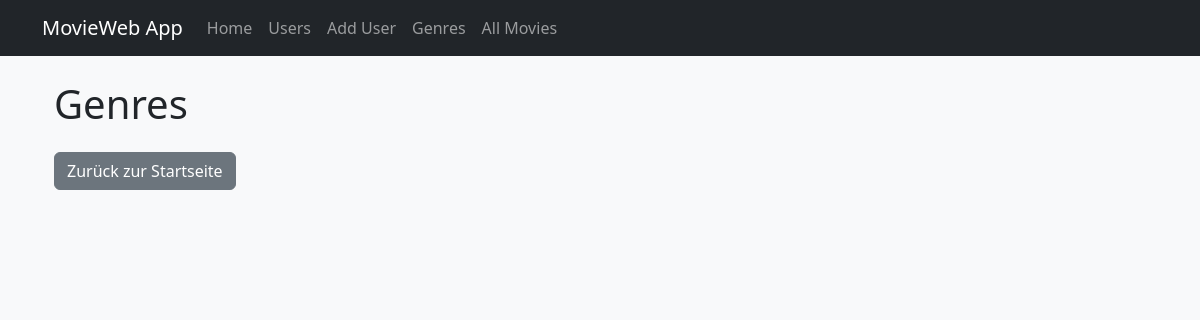
Page /genres on the earlier database version.
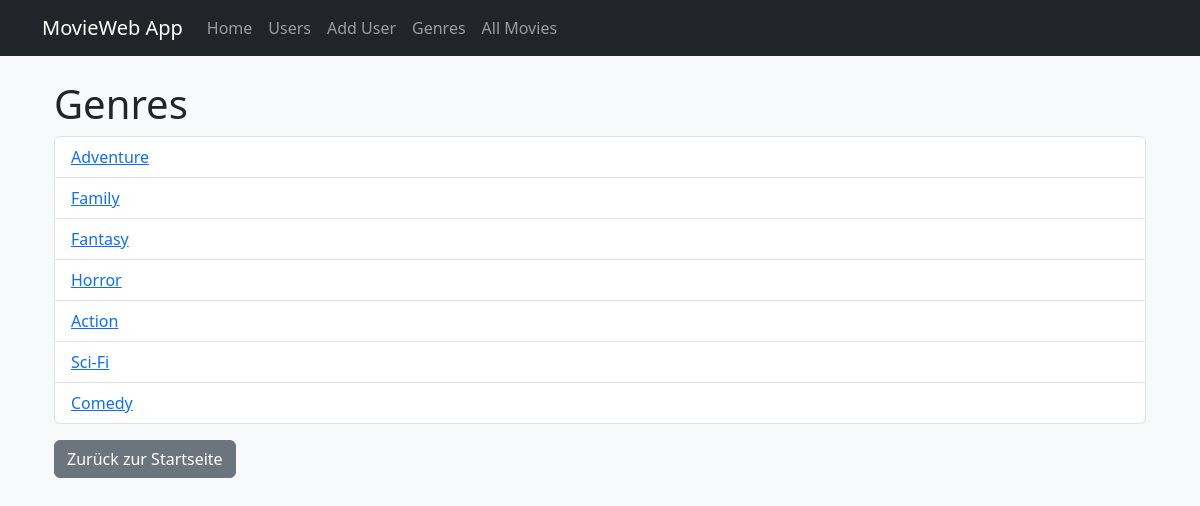
Same page on the later database version.
### datamanager/data_models.py (models this page shows)
class Genre(db.Model):
    id = db.Column(db.Integer, primary_key=True)
    name = db.Column(db.String(30), nullable=False, unique=True)

### app.py (the view)
@app.route('/genres', methods=['GET'])
def list_genres():
    try:
        genres = data_manager.get_all_genres()
        return render_template('genres.html', genres=genres)
    except Exception as e:
        app.logger.error(f"Error fetching genres: {e}")
        app.logger.error(traceback.format_exc())
        return render_template('500.html'), 500

### datamanager/sqlite_data_manager.py (called while the page is built)
    def get_all_genres(self):
        return self.session.query(Genre).all()

### templates/genres.html (shortened to what this page needs)
{% extends 'base.html' %}
{% block content %}
    <div class="container">
        <h1>Genres</h1>
        <ul class="list-group">
            {% for genre in genres %}
                <li class="list-group-item">
                    <a href="{{ url_for('genre_movies', genre_id=genre.id) }}">{{ genre.name }}</a>
                </li>
            {% endfor %}
        </ul>
        <a href="{{ url_for('home') }}" class="btn btn-secondary mt-3">Zurück zur Startseite</a>
    </div>
{% endblock %}

### templates/base.html (shortened to what this page needs)
<!DOCTYPE html>
<html lang="en">
<head>
    <link href="https://cdn.jsdelivr.net/npm/bootstrap@5.3.0/dist/css/bootstrap.min.css" rel="stylesheet">
    <link rel="stylesheet" href="{{ url_for('static', filename='style.css') }}">
</head>
<body class="bg-light">
    {% include 'navbar.html' %}
    <div class="container mt-4">
        {% block content %}{% endblock %}
    </div>
</body>
</html>

### templates/navbar.html (shortened to what this page needs)
<nav class="navbar navbar-expand-lg navbar-dark bg-dark">
    <div class="container">
        <a class="navbar-brand" href="{{ url_for('home') }}">MovieWeb App</a>
        <div class="collapse navbar-collapse" id="navbarNav">
            <ul class="navbar-nav">
                <li class="nav-item">
                    <a class="nav-link" href="{{ url_for('home') }}">Home</a>
                </li>
                <li class="nav-item">
                    <a class="nav-link" href="{{ url_for('list_users') }}">Users</a>
                </li>
                <li class="nav-item">
                    <a class="nav-link" href="{{ url_for('add_user') }}">Add User</a>
                </li>
                <li class="nav-item">
                    <a class="nav-link" href="{{ url_for('list_genres') }}">Genres</a>
                </li>
                <li class="nav-item">
                    <a class="nav-link" href="{{ url_for('list_movies') }}">All Movies</a>
                </li>
            </ul>
        </div>
    </div>
</nav>

Differences in the rows shown:
added Genre: name "Adventure"
added Genre: name "Family"
added Genre: name "Fantasy"
added Genre: name "Horror"
added Genre: name "Action"
added Genre: name "Sci-Fi"
added Genre: name "Comedy"
